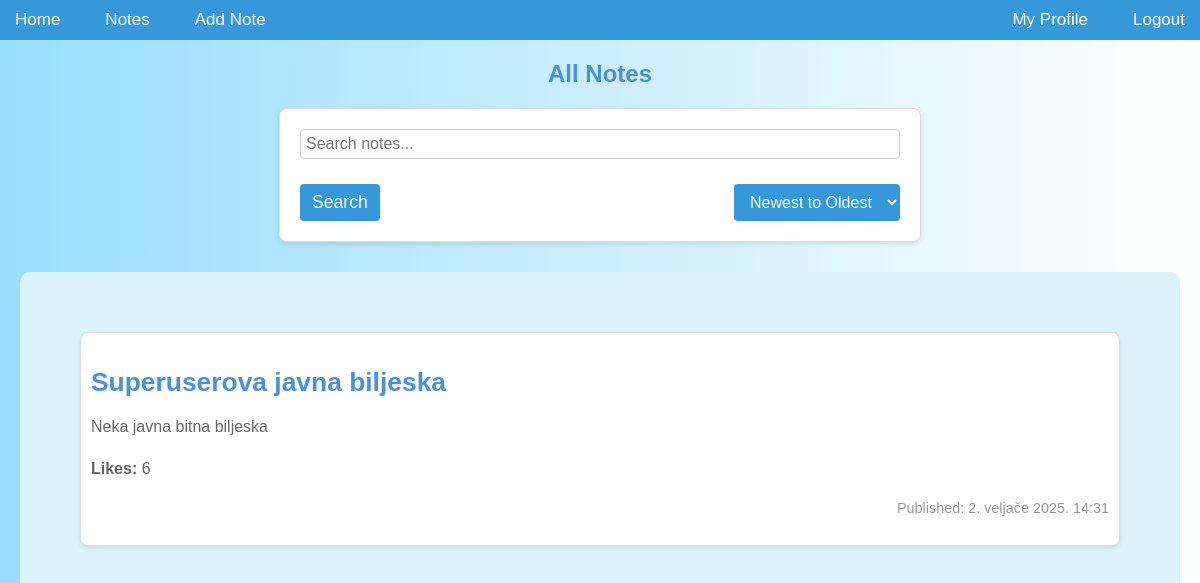
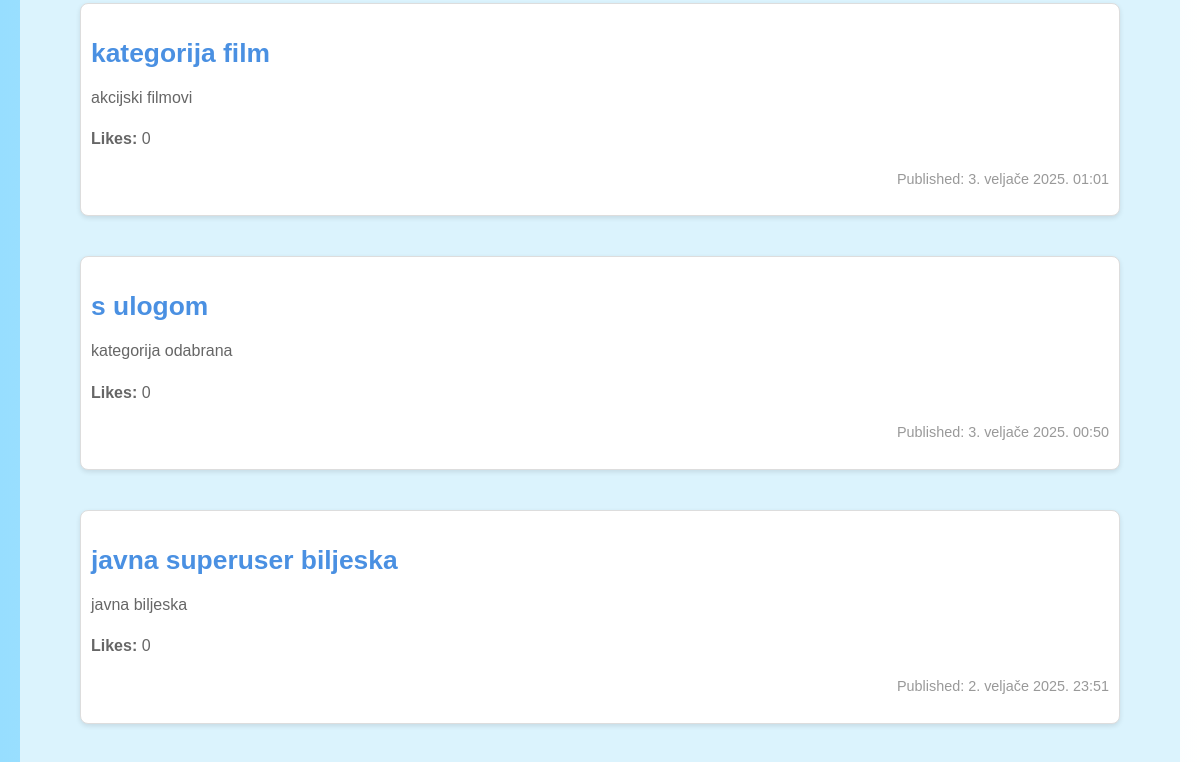
The app's page /notes/ (signed in, upper part), older data (2 pictures, top to bottom).
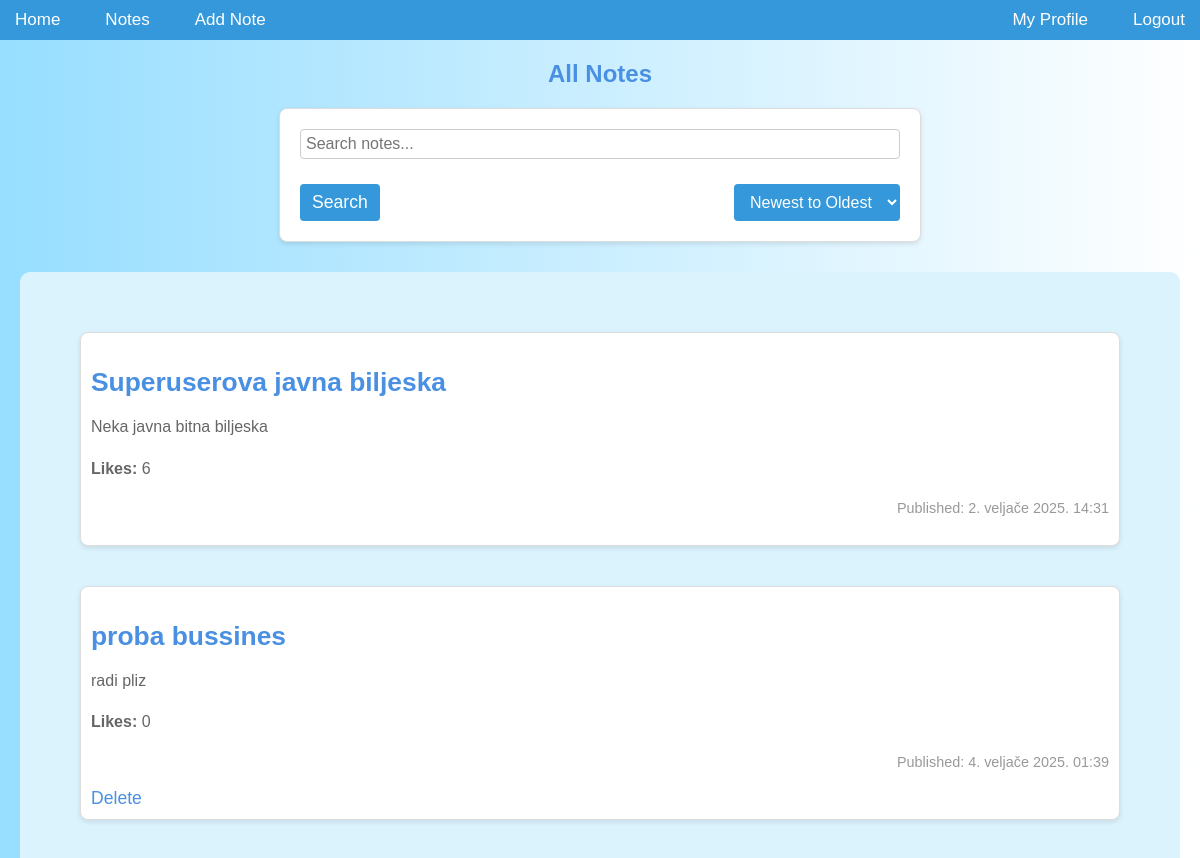
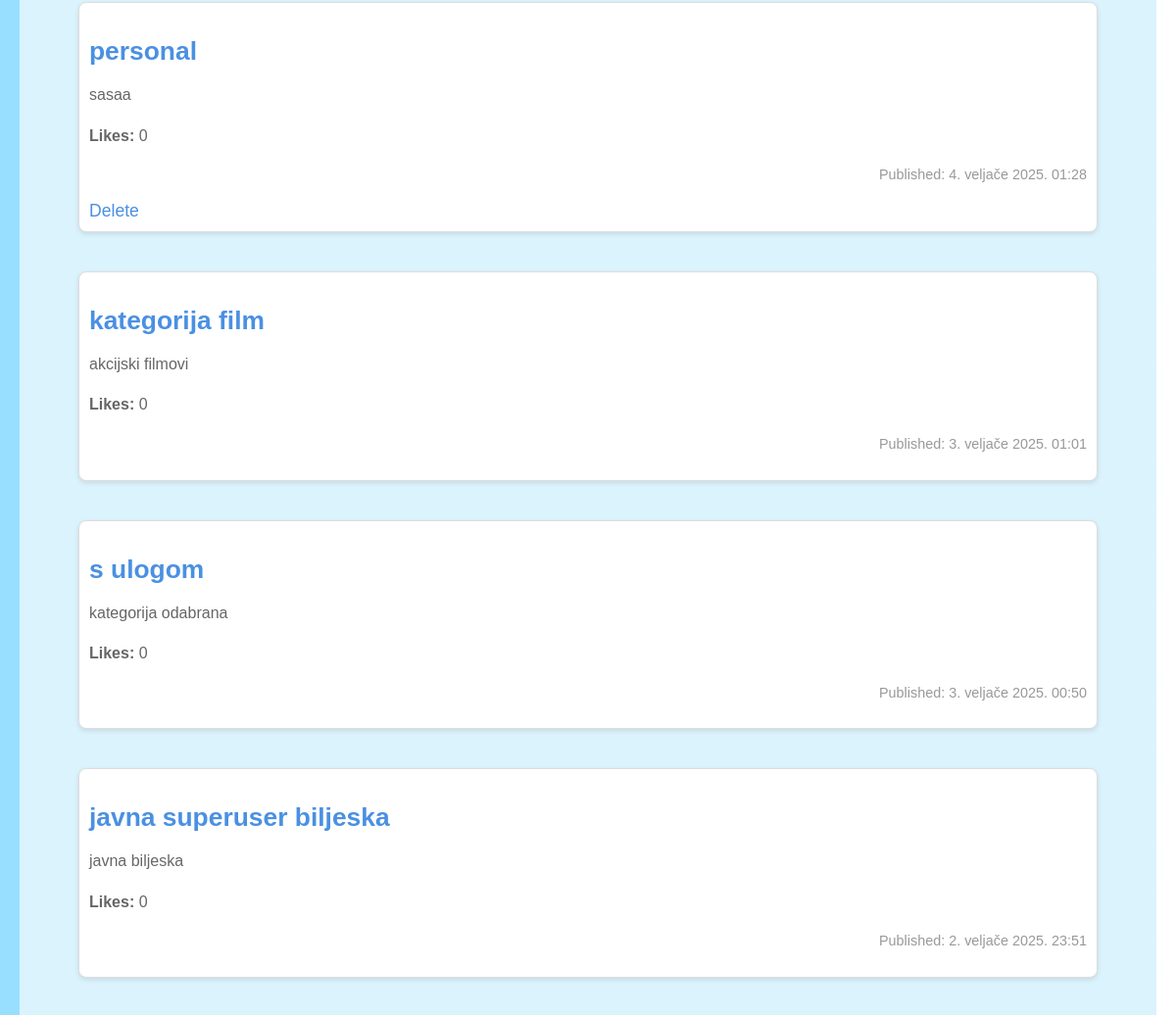
The same page, newer data (2 pictures, top to bottom).
### notes/models.py (models this page shows, shortened)
class Note(models.Model):
    ROLE_CHOICES = [
        ('hobbies', 'Hobbies'),
        ('movies', 'Movies'),
        ('school', 'School'),
        ('work', 'Work'),
        ('music', 'Music'),
        ('personal', 'Personal'),
    ]
    CATEGORY_CHOICES = [
        ('business', 'Business'),
        ('personal', 'Personal'),
    ]
    user = models.ForeignKey('accounts.CustomUser', on_delete=models.CASCADE, null=True, blank=True, related_name='notes')
    title = models.CharField(max_length=200)
    content = models.TextField()
    pub_date = models.DateTimeField(auto_now_add=True)
    likes = models.PositiveIntegerField(default=0)
    private_notes = models.ManyToManyField(PrivateNoteModel, blank=True)
    is_public = models.BooleanField(default=True)
    is_important = models.BooleanField(default=False)
    is_locked = models.BooleanField(default=False)
    password = models.CharField(max_length=100, null=True, blank=True)
    completed = models.BooleanField(default=False)
    is_private = models.BooleanField(default=False)
    role = models.CharField(max_length=20, choices=ROLE_CHOICES, blank=True, null=True)
    approved = models.BooleanField(default=False)
    category = models.CharField(max_length=20, choices=CATEGORY_CHOICES, default='personal')

### notes/views.py (the view)
# urls.py: path('', views.index, name='index'),
def index(request):
    search_query = request.GET.get('search', '')
    order = request.GET.get('order', 'desc')
    if search_query:
        notes = Note.objects.filter(title__icontains=search_query, is_public= True)
    else:
        notes = Note.objects.filter(is_public = True)
    if request.user.is_authenticated:
         notes = notes | Note.objects.filter(user=request.user, is_private=True)
    if order == 'asc':
        notes = notes.order_by('-is_important', 'pub_date')
    else:
        notes = notes.order_by( '-is_important', '-pub_date')
    context = {
        'latest_note_list': notes,
        'current_order': order,
        'search_query': search_query,
    }
    return render(request, 'notes/index.html', context)

### notes/templates/notes/index.html (shortened to what this page needs)
{% extends 'notes/base.html' %}
{% block content %}
    <h2>All Notes</h2>
    <form method="get" action="{% url 'notes:index' %}" class="sort-form">
        <input type="text" name="search" placeholder="Search notes..." value="{{ search_query }}">
        <div class="search-sort-buttons">
            <button type="submit" class="search-button">Search</button>
            <select name="order" onchange="this.form.submit()">
                <option value="desc" {% if current_order == 'desc' %}selected{% endif %}>Newest to Oldest</option>
            </select>
        </div>
    </form>
    <div class="notes-container">
        {% if user.is_authenticated %}
            {% for note in latest_note_list %}
                <div class="note">
                    <h3><a href="{% url 'notes:detail' note.id %}">{{ note.title }}</a></h3>
                    <p>{{ note.content }}</p>
                    <p><strong>Likes:</strong> {{ note.likes }}</p>
                    <p>Published: {{ note.pub_date }}</p>
                    {% if note.user == user %}
                    <a href="{% url 'notes:delete_note' note.id %}"
                       onclick="return confirm('Are you sure you want to delete this note?');">
                        Delete
                    </a>{% endif %}
                </div>
            {% empty %}
                <p>No notes available.</p>
            {% endfor %}
        {% else %}
            <p>You need to be logged in to view the notes.</p>
        {% endif %}
    </div>
{% endblock %}

Row changes from the older to the newer data that the page shows:
added Note: title "proba bussines", content "radi pliz", likes "0", pub_date "4. veljače 2025. 01:39", shows "Delete"
added Note: title "personal", content "sasaa", likes "0", pub_date "4. veljače 2025. 01:28", shows "Delete"
